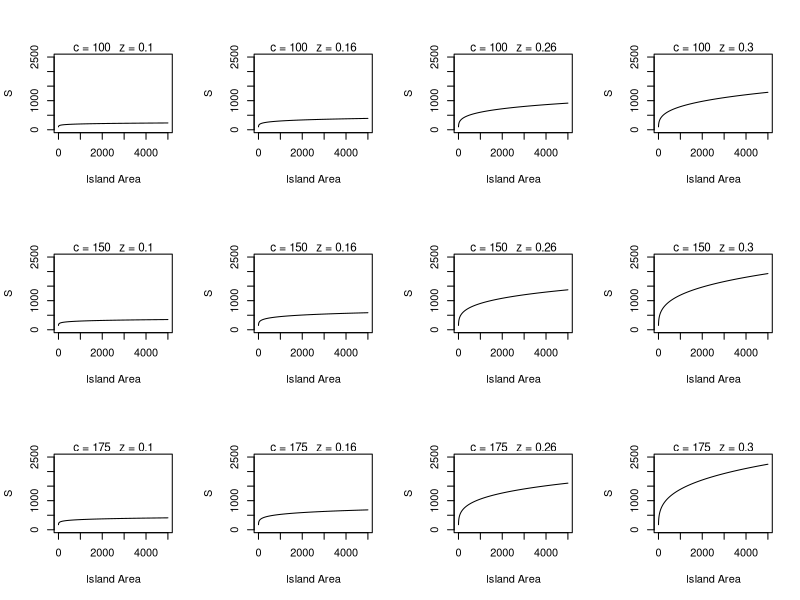

Write R code to recreate this figure.

## BIOL6100 - Class 13
## Isabelle Smith
## Feb. 25, 2025

## - - - - - - -

## medium R iv

## - - - - - - -



## FROM LAST TIME
## . . . . . . .

species_area_curve <- function(A=1:5000,c= 0.5,z=0.26){
  
  S <- c*(A^z)
  return(S)
}

species_area_plot <- function(A=1:5000,c= 0.5,z=0.26) {
  plot(x=A,y=species_area_curve(A,c,z),type="l",xlab="Island Area",ylab="S",ylim=c(0,2500))
  mtext(paste("c =", c,"  z =",z),cex=0.7) 
  #      return()
}

c_pars <- c(100,150,175)
z_pars <- c(0.10, 0.16, 0.26, 0.3)

par(mfrow=c(3,4))

for (i in seq_along(c_pars)) {
  for (j in seq_along(z_pars)) {
    species_area_plot(c=c_pars[i],z=z_pars[j])
  }
} 

par(mfrow=c(1,1))

## . . . . . . .





## Looping with while or repeat
## - - - - - - -

# looping with for

cut_point <- 0.1
z <- NA
ran_data <- runif(100)
for (i in seq_along(ran_data)) {
  z <- ran_data[i]                ## CHANGED
  if (z < cut_point) break
}
print(z)
print(i)                          ## ADDED

# looping with while

z <- NA
cycle_number <- 0
while (is.na(z) | z >= cut_point) {
  z <- runif(1)
  cycle_number <- cycle_number + 1
  
}
print(z)
print(cycle_number)

# looping with repeat             = SKIPPED

## - - - - - - -





## Using the expand.grid() function to create a dataframe with parameter combinations
## - - - - - - -

expand.grid(c_pars,z_pars)

df <- expand.grid(c_pars = c_pars, z_pars = z_pars)         ## ADDED
head(df)                                                    ## ADDED
str(df)                                                     ## ADDED


##################################################
# function: sa_output
# Summary stats for species-area power function
# input: vector of predicted species richness 
# output: list of max-min, coefficient of variation 
#------------------------------------------------- 
sa_output <- function(S=runif(10)) {                          ## CHANGED from `1:10`
  
  sum_stats <- list(s_gain=max(S)-min(S),s_cv=sd(S)/mean(S))  ## cv = coef. of var.
  
  return(sum_stats)
}
sa_output()


# Build program body with a single loop through 
# the parameters in modelFrame

# Global variables
area <- 1:5000
c_pars <- c(100,150,175)
z_pars <- c(0.10, 0.16, 0.26, 0.3)

# set up model frame
model_frame <- expand.grid(c=c_pars,z=z_pars)
model_frame$s_gain <- NA
model_frame$s_cv <- NA
print(model_frame)


# cycle through model calculations
for (i in 1:nrow(model_frame)) {
  
  # generate S vector
  temp1 <- species_area_curve(A=area,
                              c=model_frame[i,1],
                              z=model_frame[i,2])
  # calculate output stats
  temp2 <- sa_output(temp1)
  # pass results to columns in data frame
  model_frame[i,c(3,4)] <- temp2
  
}
print(model_frame)

## - - - - - - -



